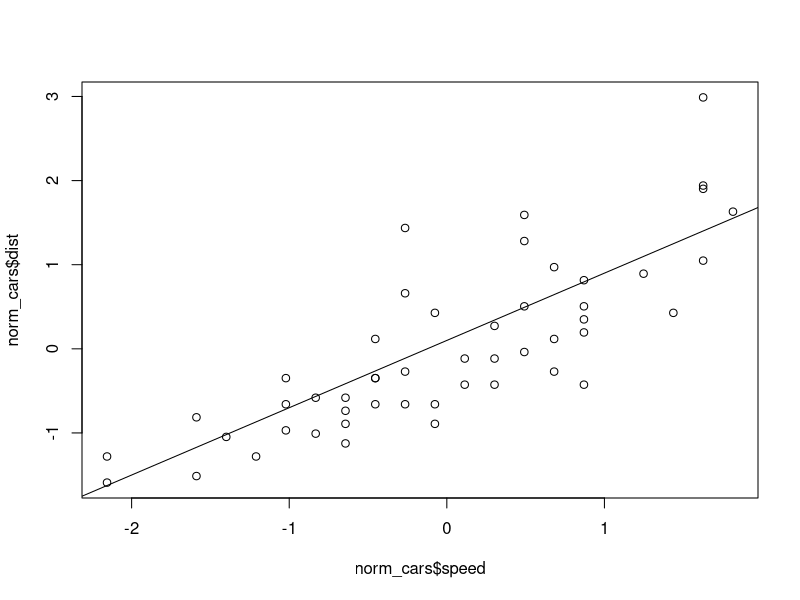
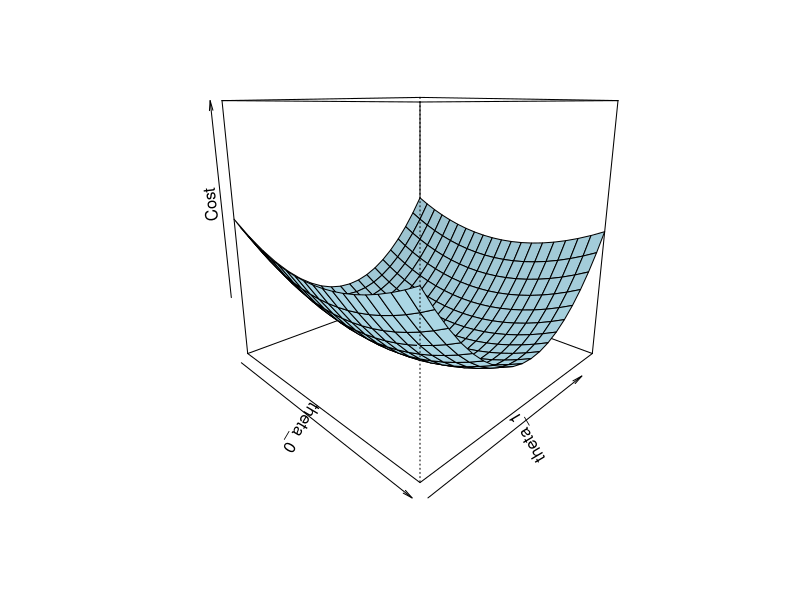
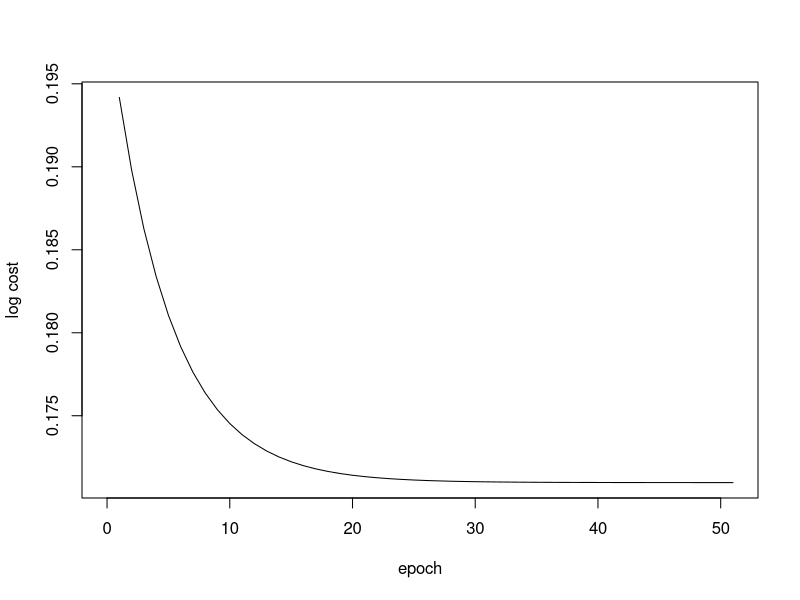
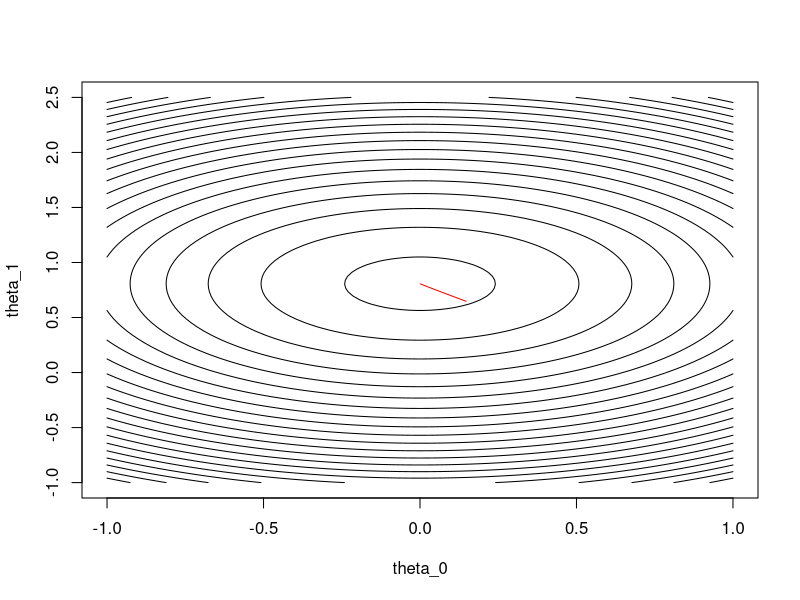
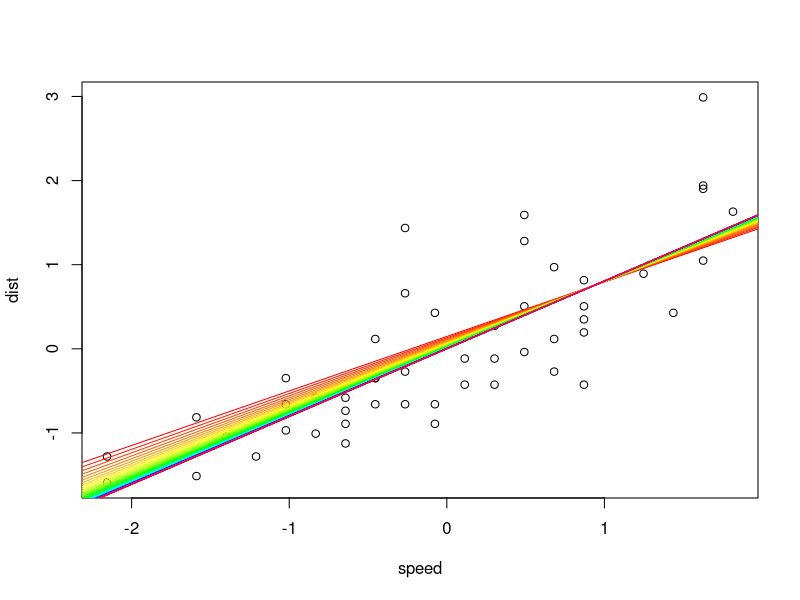

R code for these plots, in order:
## ---- chunk 1
norm_cars <- cars # Copy the cars dataset to a new variable
norm_cars[,1] <- norm_cars[,1]-mean(norm_cars[,1]) # Subtract the mean
norm_cars[,1] <- norm_cars[,1]/sd(norm_cars[,1]) # Then divide by the standard deviation
# Repeat for the outputs
norm_cars[,2] <- norm_cars[,2]-mean(norm_cars[,2])
norm_cars[,2] <- norm_cars[,2]/sd(norm_cars[,2]) 
## ---- chunk 2
lm(norm_cars)
## ---- chunk 3
theta_0 <- 0.1 # Set values
theta_1 <- 0.8
plot(x=norm_cars$speed, y=norm_cars$dist) # Plot the cars variables explicitly
abline(a=theta_0, b=theta_1) # With abline, a is the intercept and b is the slope
cost <- 0 # Initialize a cost variable to zero
for(i in 1:nrow(norm_cars)){
    cost <- cost + (1 / 2*nrow(norm_cars)) * (theta_0 + theta_1 * norm_cars[i,1] - norm_cars[i,2])^2
}
print(cost) # Print the cost variable to the R console
## ---- chunk 4
# This is how a function is declared in R
cost <- function(theta_0, theta_1){
    cost <- 0
    for(i in 1:nrow(norm_cars)){
        cost <- cost + (1 / 2*nrow(norm_cars)) * (theta_0 + theta_1 * norm_cars[i,1] - norm_cars[i,2])^2
    }
    # Calculate the mean, in the formular this is 1/m
    cost <- cost / nrow(norm_cars)
    return(cost) # This value returned takes the place of the function in the code below
}
## ---- chunk 5
# To format a string to be printed, you can use the sprintf function
sprintf("Cost for theta_0 %0.2f and theta_1 %0.2f is %0.0f", 0, 1, cost(0, 1)) # The cost function fills in
sprintf("Cost for theta_0 %0.2f and theta_1 %0.2f is %0.0f", 0, 0.5, cost(0, 0.5)) # the cost value in its place
## ---- chunk 6
x <- seq(-1, 1, length=20) # Values of theta_0
y <- seq(-1, 2.5, length=20) # Values of theta_1
# The outer function is basically a way of applying a function to every combination of x and y
z <- outer(x, y, cost) # We can re-use our function above to calculate z-axis values
persp(x, y, z, theta = 45, phi = 15, zlim=c(1, 200), shade=0.05, 
    col="lightblue", xlab = "theta_0", ylab = "theta_1", zlab = "Cost") 
## ---- chunk 7
# A modified version of our cost function above
delta <- function(theta_0, theta_1){
    # The sapply function is a faster and more compact for-loop
    delta <- sapply(1:nrow(norm_cars), 
        function(x) theta_0 + theta_1 * norm_cars[x,1] - norm_cars[x,2])
    return(delta)
}
# A gradient descent function
gradient_descent <- function(learning_rate, number_of_epochs){
    # Let's pick these values as our starting points
    theta_0 <- runif(1, -1, 1)
    theta_1 <- runif(1, -1, 2.5)
    # We're going to initialize histories of coefficient and cost values
    theta_0_history <- theta_0
    theta_1_history <- theta_1
    cost_history <- mean(0.5*delta(theta_0, theta_1)^2)
    for(epoch in 1:number_of_epochs){
        delta <- delta(theta_0, theta_1)
        # Update the intercept
        theta_0 <- theta_0 - mean(learning_rate * delta)
        # Update the slope
        theta_1 <- theta_1 - mean(learning_rate * delta * norm_cars[,1]) # norm_cars[,1] is x
        # Update the history
        theta_0_history <- c(theta_0_history, theta_0)
        theta_1_history <- c(theta_1_history, theta_1)
        # Recalculate cost after the updates to the coefficients
        cost_new <- mean(0.5*delta(theta_0, theta_1)^2)
        cost_history <- c(cost_history, cost_new)
    }
    # Return a matrix of our results
    return(cbind(theta_0_history, theta_1_history, cost_history))
}
# Run the algorithm and save the history
history <- gradient_descent(0.1, 50)
## ---- chunk 8
plot(1, type="n", xlab="epoch", ylab="log cost", 
    ylim=c(min(history[,3]), max(history[,3])), 
    xlim=c(0, nrow(history)))
lines(x=1:nrow(history), y=history[,3])
## ---- chunk 9
x <- seq(-1, 1, length=100) # The seq function generates a sequence of numbers
y <- seq(-1, 2.5, length=100) 
z <- outer(x, y, cost) # Again we set up these values, using the cost function far above
contour(x , y , z, drawlabels=FALSE, nlevels=20, xlab="theta_0", ylab="theta_1")
lines(history[,1], history[,2], col="red")
## ---- chunk 10
colors <- rainbow(nrow(history)) # This prepares a vector of colors of the same length as history
plot(norm_cars)
# The sapply function can be used to apply an arbitrary function
# The invisible function prevents the results from being printed; however, they still appear on the plot.
invisible(sapply(1:nrow(history), function(x) abline(a=history[x,1], b=history[x,2], col=colors[x])))
